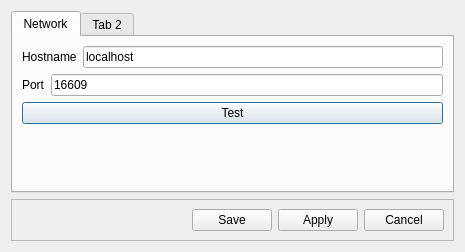
<?xml version="1.0" encoding="UTF-8"?>
<ui version="4.0">
 <class>SettingsDialog</class>
 <widget class="QDialog" name="SettingsDialog">
  <property name="geometry">
   <rect>
    <x>0</x>
    <y>0</y>
    <width>465</width>
    <height>252</height>
   </rect>
  </property>
  <property name="windowTitle">
   <string>Settings</string>
  </property>
  <layout class="QVBoxLayout" name="verticalLayout">
   <item>
    <widget class="QTabWidget" name="tabWidget">
     <property name="currentIndex">
      <number>0</number>
     </property>
     <widget class="QWidget" name="networkSettings">
      <attribute name="title">
       <string>Network</string>
      </attribute>
      <layout class="QVBoxLayout" name="verticalLayout_2">
       <item>
        <widget class="QFrame" name="frame_2">
         <property name="frameShape">
          <enum>QFrame::Shape::NoFrame</enum>
         </property>
         <property name="frameShadow">
          <enum>QFrame::Shadow::Plain</enum>
         </property>
         <property name="lineWidth">
          <number>0</number>
         </property>
         <layout class="QHBoxLayout" name="horizontalLayout_3">
          <property name="leftMargin">
           <number>0</number>
          </property>
          <property name="topMargin">
           <number>0</number>
          </property>
          <property name="rightMargin">
           <number>0</number>
          </property>
          <property name="bottomMargin">
           <number>0</number>
          </property>
          <item>
           <widget class="QLabel" name="label">
            <property name="sizePolicy">
             <sizepolicy hsizetype="Maximum" vsizetype="Preferred">
              <horstretch>0</horstretch>
              <verstretch>0</verstretch>
             </sizepolicy>
            </property>
            <property name="minimumSize">
             <size>
              <width>0</width>
              <height>0</height>
             </size>
            </property>
            <property name="text">
             <string>Hostname</string>
            </property>
           </widget>
          </item>
          <item>
           <widget class="QLineEdit" name="leHostname">
            <property name="sizePolicy">
             <sizepolicy hsizetype="Minimum" vsizetype="Fixed">
              <horstretch>0</horstretch>
              <verstretch>0</verstretch>
             </sizepolicy>
            </property>
            <property name="text">
             <string>localhost</string>
            </property>
           </widget>
          </item>
         </layout>
        </widget>
       </item>
       <item>
        <widget class="QFrame" name="frame_3">
         <property name="frameShape">
          <enum>QFrame::Shape::NoFrame</enum>
         </property>
         <property name="frameShadow">
          <enum>QFrame::Shadow::Plain</enum>
         </property>
         <property name="lineWidth">
          <number>0</number>
         </property>
         <layout class="QHBoxLayout" name="horizontalLayout_2">
          <property name="leftMargin">
           <number>0</number>
          </property>
          <property name="topMargin">
           <number>0</number>
          </property>
          <property name="rightMargin">
           <number>0</number>
          </property>
          <property name="bottomMargin">
           <number>0</number>
          </property>
          <item>
           <widget class="QLabel" name="label_2">
            <property name="sizePolicy">
             <sizepolicy hsizetype="Maximum" vsizetype="Preferred">
              <horstretch>0</horstretch>
              <verstretch>0</verstretch>
             </sizepolicy>
            </property>
            <property name="minimumSize">
             <size>
              <width>0</width>
              <height>0</height>
             </size>
            </property>
            <property name="text">
             <string>Port</string>
            </property>
           </widget>
          </item>
          <item>
           <widget class="QLineEdit" name="lePort">
            <property name="sizePolicy">
             <sizepolicy hsizetype="Expanding" vsizetype="Fixed">
              <horstretch>0</horstretch>
              <verstretch>0</verstretch>
             </sizepolicy>
            </property>
            <property name="text">
             <string>16609</string>
            </property>
            <property name="maxLength">
             <number>5</number>
            </property>
            <property name="echoMode">
             <enum>QLineEdit::EchoMode::Normal</enum>
            </property>
            <property name="clearButtonEnabled">
             <bool>false</bool>
            </property>
           </widget>
          </item>
         </layout>
        </widget>
       </item>
       <item>
        <widget class="QPushButton" name="testConnection">
         <property name="text">
          <string>Test</string>
         </property>
        </widget>
       </item>
       <item>
        <widget class="QLabel" name="networkSettingsLabel">
         <property name="text">
          <string/>
         </property>
        </widget>
       </item>
       <item>
        <spacer name="verticalSpacer">
         <property name="orientation">
          <enum>Qt::Orientation::Vertical</enum>
         </property>
         <property name="sizeHint" stdset="0">
          <size>
           <width>20</width>
           <height>40</height>
          </size>
         </property>
        </spacer>
       </item>
      </layout>
     </widget>
     <widget class="QWidget" name="tab_2">
      <attribute name="title">
       <string>Tab 2</string>
      </attribute>
     </widget>
    </widget>
   </item>
   <item>
    <widget class="QFrame" name="frame">
     <property name="frameShape">
      <enum>QFrame::Shape::StyledPanel</enum>
     </property>
     <property name="frameShadow">
      <enum>QFrame::Shadow::Raised</enum>
     </property>
     <layout class="QHBoxLayout" name="horizontalLayout">
      <item>
       <spacer name="horizontalSpacer">
        <property name="orientation">
         <enum>Qt::Orientation::Horizontal</enum>
        </property>
        <property name="sizeHint" stdset="0">
         <size>
          <width>40</width>
          <height>20</height>
         </size>
        </property>
       </spacer>
      </item>
      <item>
       <widget class="QPushButton" name="saveSettings">
        <property name="text">
         <string>Save</string>
        </property>
       </widget>
      </item>
      <item>
       <widget class="QPushButton" name="applySettings">
        <property name="text">
         <string>Apply</string>
        </property>
       </widget>
      </item>
      <item>
       <widget class="QPushButton" name="cancelSettings">
        <property name="text">
         <string>Cancel</string>
        </property>
       </widget>
      </item>
     </layout>
    </widget>
   </item>
  </layout>
 </widget>
 <resources/>
 <connections>
  <connection>
   <sender>leHostname</sender>
   <signal>textChanged(QString)</signal>
   <receiver>SettingsDialog</receiver>
   <slot>wakeButtons()</slot>
   <hints>
    <hint type="sourcelabel">
     <x>476</x>
     <y>59</y>
    </hint>
    <hint type="destinationlabel">
     <x>441</x>
     <y>380</y>
    </hint>
   </hints>
  </connection>
  <connection>
   <sender>lePort</sender>
   <signal>textChanged(QString)</signal>
   <receiver>SettingsDialog</receiver>
   <slot>wakeButtons()</slot>
   <hints>
    <hint type="sourcelabel">
     <x>213</x>
     <y>106</y>
    </hint>
    <hint type="destinationlabel">
     <x>257</x>
     <y>-14</y>
    </hint>
   </hints>
  </connection>
 </connections>
 <slots>
  <slot>wakeButtons()</slot>
 </slots>
</ui>
